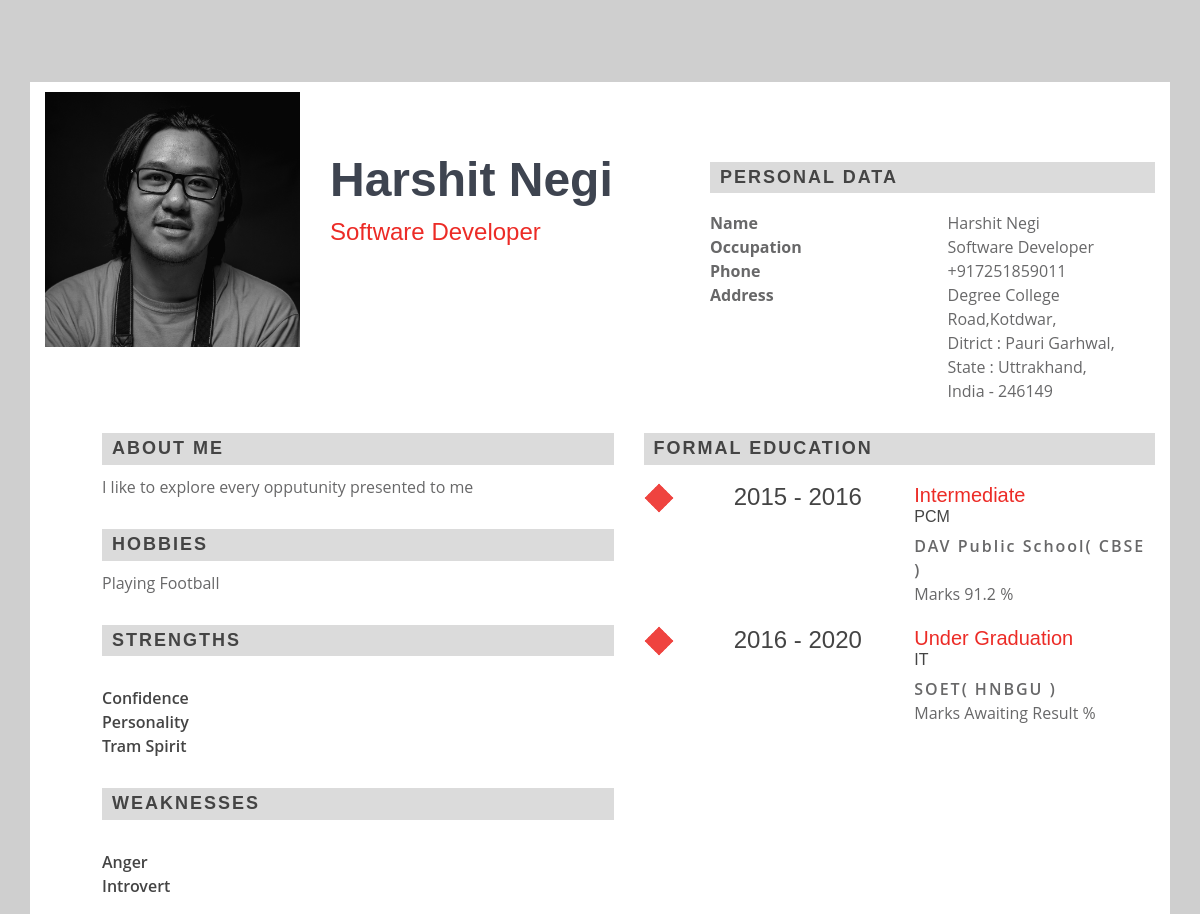
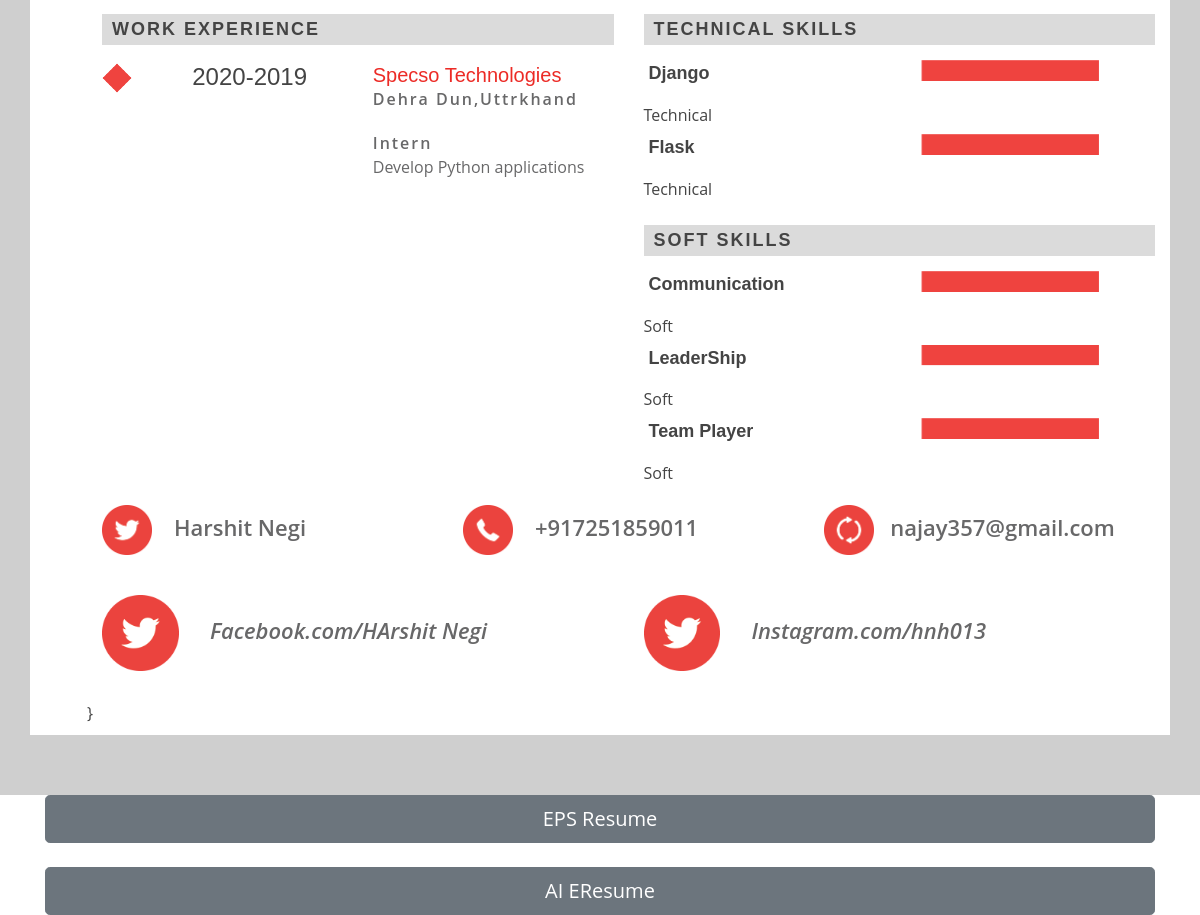
Screenshot of /psd/ with the database file from the repository (2 pictures, top to bottom).
### main/models.py (models this page shows)
class Personal(models.Model):
	resume = models.ForeignKey(Resume, on_delete=models.CASCADE)
	name = models.CharField(max_length=100)
	occupation = models.CharField(max_length=100,blank=True,null=True)
	objective = models.CharField(max_length=100, default='To be the best in my respective domain!',blank=True,null=True)
	image = models.ImageField(upload_to ='image/',blank=True,null=True)
	nationality = models.CharField(max_length=50,null=True,blank=True)

class Phone(models.Model):
	resume = models.ForeignKey(Resume,on_delete=models.CASCADE)
	number = models.CharField(max_length=50)

class Address(models.Model):
	resume = models.ForeignKey(Resume, on_delete=models.CASCADE)
	address_type = models.CharField(max_length=100)
	house_no = models.CharField(default='None',max_length=50,blank=True,null=True)
	street =  models.CharField(default='None',max_length=100,blank=True,null=True)
	landmark = models.CharField(default='None',max_length=50,blank=True,null=True)
	city =  models.CharField(max_length=50,blank=True,null=True)
	district = models.CharField(max_length=50,blank=True,null=True)
	state = models.CharField(max_length=50)
	country = models.CharField(max_length=50)
	pin = models.CharField(max_length=50)

class About(models.Model):
	resume = models.ForeignKey(Resume, on_delete=models.CASCADE)
	aboutme = models.TextField()

class Hobby(models.Model):
	resume = models.ForeignKey(Resume,on_delete=models.CASCADE)
	name = models.TextField()

class Strength(models.Model):
	resume = models.ForeignKey(Resume,on_delete=models.CASCADE)
	point = models.CharField(max_length=100)

class Weakness(models.Model):
	resume = models.ForeignKey(Resume,on_delete=models.CASCADE)
	point = models.CharField(max_length=100)

class Education(models.Model):
	resume = models.ForeignKey(Resume, on_delete=models.CASCADE)
	edu_type = models.CharField(max_length=50, default='Under Graduation')
	institution = models.CharField(default='Awaiting Result', max_length=100)
	affiliation = models.CharField(default='Awaiting Result', max_length=100)
	start = models.IntegerField()
	end = models.IntegerField()
	stream = models.CharField(max_length=100)
	marks = models.CharField(default='Awaiting Result', max_length=100)

class Employment(models.Model):
	resume = models.ForeignKey(Resume, on_delete=models.CASCADE)
	employer = models.CharField(max_length=100,blank=True,null=True)
	jobtitle = models.CharField(max_length=100,blank=True,null=True)
	jobdesc = models.CharField(max_length=250,blank=True,null=True)
	jobcity = models.CharField(max_length=100,blank=True,null=True)
	jobstate = models.CharField(max_length=100,blank=True,null=True)
	jobstart = models.CharField(max_length=100,blank=True,null=True)
	jobend = models.CharField(max_length=100,blank=True,null=True)

class Skill(models.Model):
	resume = models.ForeignKey(Resume, on_delete=models.CASCADE)
	skilltype = models.CharField(max_length=50)
	name = models.CharField(max_length=50)

class Email(models.Model):
	resume = models.ForeignKey(Resume, on_delete=models.CASCADE)
	mail = models.CharField(max_length=50)

class Social(models.Model):
	resume = models.ForeignKey(Resume, on_delete=models.CASCADE)
	platform = models.CharField(max_length=100)
	name = models.CharField(max_length=100)
	link = models.CharField(max_length=100)

### main/views.py (the view)
# urls.py: path('psd/',views.psd,name='psd'),
def psd(request):
	username = 'admin'
	user = User.objects.get(username=username)
	resume = Resume.objects.filter(user=user).first()
	personal = Personal.objects.filter(resume=resume)
	about = About.objects.filter(resume=resume)
	hobby = Hobby.objects.filter(resume=resume)
	strength = Strength.objects.filter(resume=resume)
	weakness = Weakness.objects.filter(resume=resume)
	email = Email.objects.filter(resume=resume)
	phone = Phone.objects.filter(resume=resume)
	address = Address.objects.filter(resume=resume)
	skill = Skill.objects.filter(resume=resume)
	certification = Certification.objects.filter(resume=resume)
	education = Education.objects.filter(resume=resume)
	employment = Employment.objects.filter(resume=resume)
	social = Social.objects.filter(resume=resume)
	project = Project.objects.filter(resume=resume)
	context = {'personal':personal,'about':about,'hobby':hobby,'strength':strength,'weakness':weakness,
	'email':email,'education':education,'phone':phone,'address':address,'skill':skill,'certification':certification,
	'employment':employment,'social':social,'project':project}
	return render(request,'psd.html', context)

### main/templates/psd.html (shortened to what this page needs)
<!DOCTYPE html>
<html lang="en">
<head>
  {% load static %}
  {% for rs in personal %}<title>{{rs.name}}</title>
  <link href="{% static 'assets/css/bootstrap.min.css' %}" rel="stylesheet">
  <link href="{% static 'assets/css/style.css' %}" rel="stylesheet">
</head>
<body>
  <section id="hero" class="d-flex align-items-center">
    <div class="container">
      <div class="row">
        <div class="col-lg-12 psd-background">
          <div class="psd">
            <div class="row">
              <div class="col-lg-3">
                <div class="user">
                  <img src="{{rs.image.url}}" alt="">
                </div>
              </div>
              <div class="col-lg-4">
                <div class="user-content">
                  <h1>{{rs.name}}</h1>
                  <h2>{{rs.occupation}}</h2>
                </div>
              </div>
              <div class="col-lg-5 psd-top-marg">
                <div class="head-line">
                  <h3>PERSONAL DATA</h3>
                </div>
                <div class="row">
                  <div class="col-lg-6">
                    <p><b>Name<br>Occupation<br>Phone<br>Address</b></p>
                  </div>
                  <div class="col-lg-6">
                    <p>{{rs.name}}<br>{{rs.occupation}}{% endfor %}<br>{% for rs in phone %}{{rs.number}}{% endfor %}<br>{% for rs in address %}{{rs.street}},{{rs.city}},<br>
                      Ditrict : {{rs.district}}, State : {{rs.state}},<br>
                      {{rs.country}} - {{rs.pin}}{% endfor %}</p>
                  </div>
                </div>
              </div>
              <div class="bottom-content">
                <div class="col-lg-12">
                  <div class="row">
                    <div class="col-lg-6">
                      <div class="head-line">
                        <h3>About Me</h3>{% for rs in about %}
                        <p>{{rs.aboutme}}</p>{% endfor %}
                      </div>
                      <div class="head-line">
                        <h3>Hobbies</h3>{% for rs in hobby %}
                        <p>{{rs.name}}</p>{% endfor %}
                      </div>
                      <div class="head-line">
                        <h3>Strengths</h3>
                        <p><ul>{% for rs in strength %}<li>{{rs.point}}</li>{% endfor %}</ul></p>
                      </div>
                      <div class="head-line">
                        <h3>Weaknesses</h3>
                        <p><ul>{% for rs in weakness %}<li>{{rs.point}}</li>{% endfor %}</ul></p>
                      </div>
                    </div>
                    <div class="col-lg-6">
                      <div class="head-line">
                        <h3>FORMAL EDUCATION</h3>
                      </div>
                      <div class="edu-content">
                        {% for rs in education %}
                        <div class="row">
                          <div class="col-lg-2"><img src="{% static 'assets/img/psd/diment.png' %}" alt=""></div>
                          <div class="col-lg-4"><h4>{{rs.start}} - {{rs.end}}</h4></div>
                          <div class="col-lg-6">
                            <h3>{{rs.edu_type}}</h3><h6>{{rs.stream}}</h6>
                            <p>{{rs.institution}}( {{rs.affiliation}} )<br> <span>Marks {{rs.marks}} %</span></p>
                          </div>
                        </div>
                        {% endfor %}
                      </div>
                    </div>
                    <div class="col-lg-6">
                      <div class="head-line">
                        <h3>WORK EXPERIENCE</h3>
                      </div>
                      <div class="edu-content">
                        {% for rs in employment %}
                        <div class="row">
                          <div class="col-lg-2"><img src="{% static 'assets/img/psd/diment.png' %}" alt=""></div>
                          <div class="col-lg-4"><h4>{{rs.jobstart}}-{{rs.jobend}}</h4></div>
                          <div class="col-lg-6">
                            <h3>{{rs.employer}}</h3>
                            <p>{{rs.jobcity}},{{rs.jobstate}}</p>
                            <p>{{rs.jobtitle}}<br><span>{{rs.jobdesc}}</span></p>
                          </div>
                        </div>
                        {% endfor %}
                      </div>
                    </div>
                    <div class="col-lg-6">
                      <div class="head-line">
                        <h3>TECHNICAL SKILLS</h3>
                        <div class="skil-content">
                          {% for rs in skill %}
                          {% if rs.skilltype == 'Technical' %}
                          <div class="row">
                            <div class="col-lg-6"><h4>{{rs.name}}</h4>{{rs.skilltype}}</div>
                            <div class="col-lg-6"><img src="{% static 'assets/img/psd/rate-4.png' %}" alt=""></div>
                          </div>
                          {% endif %}
                          {% endfor %}
                        </div>
                      </div><br>
                      <div class="head-line">
                        <h3>SOFT SKILLS</h3>
                        <div class="skil-content">
                          {% for rs in skill %}
                          {% if rs.skilltype == 'Soft' %}
                          <div class="row">
                            <div class="col-lg-6"><h4>{{rs.name}}</h4>{{rs.skilltype}}</div>
                            <div class="col-lg-6"><img src="{% static 'assets/img/psd/rate-4.png' %}" alt=""></div>
                          </div>
                          {% endif %}
                          {% endfor %}
                        </div>
                      </div>
                    </div>
                    <div class="col-lg-12">
                      <div class="footer">
                        <div class="row">
                          <div class="col-lg-4"><p><img src="{% static 'assets/img/psd/twitter.png' %}" alt=""> {% for rs in personal %}{{rs.name}}{% endfor %} </p></div>
                          <div class="col-lg-4"><p><img src="{% static 'assets/img/psd/phone.png' %}" alt=""> {% for rs in phone %}{{rs.number}}{% endfor %}</p></div>
                          <div class="col-lg-4"><p><img src="{% static 'assets/img/psd/reload.png' %}" alt="">{% for rs in email %}{{rs.mail}}{% endfor %}</p></div>
                        </div>
                        <div class="row">{% for rs in social %}
                          <div class="col-lg-6"><p><img src="{% static 'assets/img/psd/twitter.png' %}" alt=""> <i>{{rs.platform}}.com/{{rs.name}}</i></p></div>{% endfor %}
                        }
                        </div>
                      </div>
                    </div>
                  </div>
                </div>
            </div>
            </div>
          </div>
        </div>
      </div>
    </div>
  </section>
  <div class="container">
  <a href="{% url 'eps' %}"><button type="button" class="btn btn-secondary btn-lg btn-block btn-center">EPS Resume</button></a><br>
  <a href="{% url 'ai' %}"><button type="button" class="btn btn-secondary btn-lg btn-block btn-center"> AI EResume</button></a>
  </div>
</body>
</html>

### main/static/assets/css/style.css (style rules this page uses)
body { font-family: "Open Sans", sans-serif; color: #444444; }
a { color: #14c871; }
h1, h2, h3, h4, h5, h6 { font-family: "Raleway", sans-serif; }
#hero { width: 100%; height: auto; background: rgb(207, 207, 207); padding-top: 82px; }
#hero h1 { margin: 0; font-size: 48px; font-weight: 700; line-height: 56px; color: #3e4450; }
#hero h2 { color: #858ea1; margin: 10px 0 30px 0; font-size: 24px; }
#hero p { color: #858ea1; margin: 10px 0 30px 0; font-size: 18px; }
section { padding: 60px 0; overflow: hidden; }
.psd-background { background: #fff; }
#hero .psd .user img { width: 100%; padding: 10px 0px; }
#hero .psd .user-content { margin-top: 20%; }
#hero .psd .user-content h2 { color: #ec2b26; }
#hero .head-line h3 { padding: 5px 10px; background: #dbdbdb; text-transform: uppercase; font-weight: 600; font-size: 18px; letter-spacing: 2px; }
#hero .psd p { font-size: 16px; color: #686869; }
.psd-top-marg { margin-top: 7%; }
#hero .psd .bottom-content { padding-left: 5%; }
#hero .psd .edu-content { padding: 10px 0px; }
#hero .psd .edu-content img { width: 50%; }
#hero .psd .edu-content h3 { color: #ec2b26; font-size: 20px; margin: 0; }
#hero .psd .edu-content p { font-weight: 600; letter-spacing: 2px; margin: 0px 0 20px 0; }
#hero .psd .edu-content p span { font-weight: 400; letter-spacing: 0px; }
#hero .psd .head-line ul { list-style: none; padding-left: 0; font-weight: 600; }
#hero .psd .head-line .skil-content h4 { font-size: 18px; font-weight: 600; padding: 10px 5px; }
#hero .psd .head-line .skil-content img { width: 80%; }
#hero .psd .footer { padding: 10px 0px; }
#hero .psd .footer p { font-size: 22px; font-weight: 600; }
#hero .psd .footer p img { width: 15%; margin-right: 5%; }

### rows the page displays
Personal: image (picture), name "Harshit Negi", occupation "Software Developer"
Phone: number "+917251859011"
Address: street "Degree College Road", city "Kotdwar", district "Pauri Garhwal", state "Uttrakhand", country "India", pin "246149"
About: aboutme "I like to explore every opputunity presented to me"
Hobby: name "Playing Football"
Strength: point "Confidence"
Strength: point "Personality"
Strength: point "Tram Spirit"
Weakness: point "Anger"
Weakness: point "Introvert"
Education: start "2015", end "2016", edu_type "Intermediate", stream "PCM", institution "DAV Public School", affiliation "CBSE", marks "91.2"
Education: start "2016", end "2020", edu_type "Under Graduation", stream "IT", institution "SOET", affiliation "HNBGU", marks "Awaiting Result"
Employment: jobstart "2020", jobend "2019", employer "Specso Technologies", jobcity "Dehra Dun", jobstate "Uttrkhand", jobtitle "Intern", jobdesc "Develop Python applications"
Skill: name "Django", skilltype "Technical"
Skill: name "Flask", skilltype "Technical"
Skill: name "Communication", skilltype "Soft"
Skill: name "LeaderShip", skilltype "Soft"
Skill: name "Team Player", skilltype "Soft"
Email: mail "najay357@gmail.com"
Social: platform "Facebook", name "HArshit Negi"
Social: platform "Instagram", name "hnh013"
